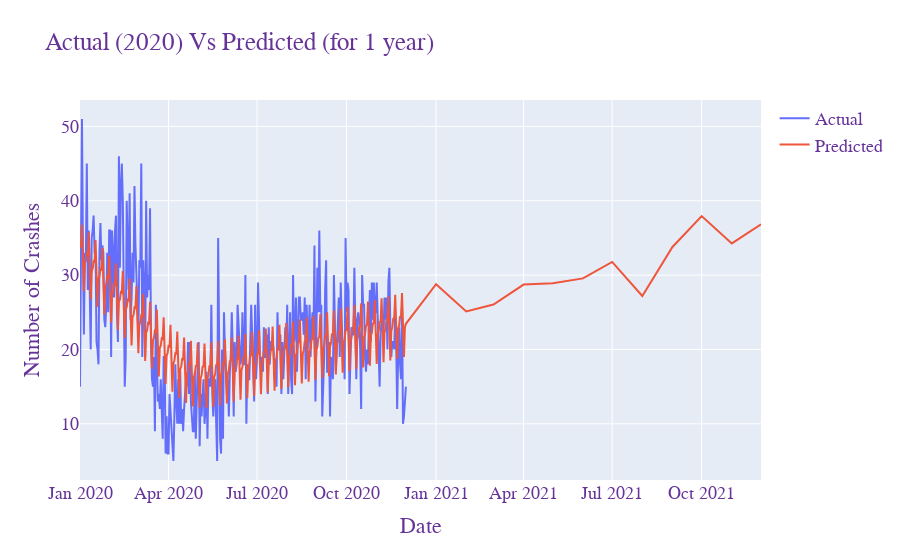

The notebook cell saved with this chart:
### Code cell
fig = go.Figure()
# Create and style traces
fig.add_trace(go.Scatter(x=CRI_timeseries_prophet_2020['ds'], y=CRI_timeseries_prophet_2020['y'], name='Actual',))
fig.add_trace(go.Scatter(x=forecast_CRI_2020['ds'], y=forecast_CRI_2020['yhat'], name='Predicted',))
#fig.add_trace(go.Scatter(x=forecast['ds'], y=forecast['holidays'], name='Holidays',))
fig.update_layout(
    title="Actual (2020) Vs Predicted (for 1 year)",
    xaxis_title="Date",
    yaxis_title="Number of Crashes",
       font=dict(
        family="Courier New, monospace",
        size=18,
        color="RebeccaPurple"
    )
)
fig.show()

### Figure 1 — Plotly figure (JSON) as saved in the notebook; plotly's stock layout.template omitted (floating-point values rounded to 4 significant figures; data arrays with more than 128 entries replaced by an {"elided": "..."} marker saying what was removed)
{"data": [{"name": "Actual", "type": "scatter", "x": {"elided": "336 str values"}, "y": {"elided": "336 int values"}}, {"name": "Predicted", "type": "scatter", "x": {"elided": "348 str values"}, "y": {"elided": "348 float values"}}], "layout": {"font": {"color": "RebeccaPurple", "family": "Courier New, monospace", "size": 18}, "title": {"text": "Actual (2020) Vs Predicted (for 1 year)"}, "xaxis": {"title": {"text": "Date"}}, "yaxis": {"title": {"text": "Number of Crashes"}}}}
